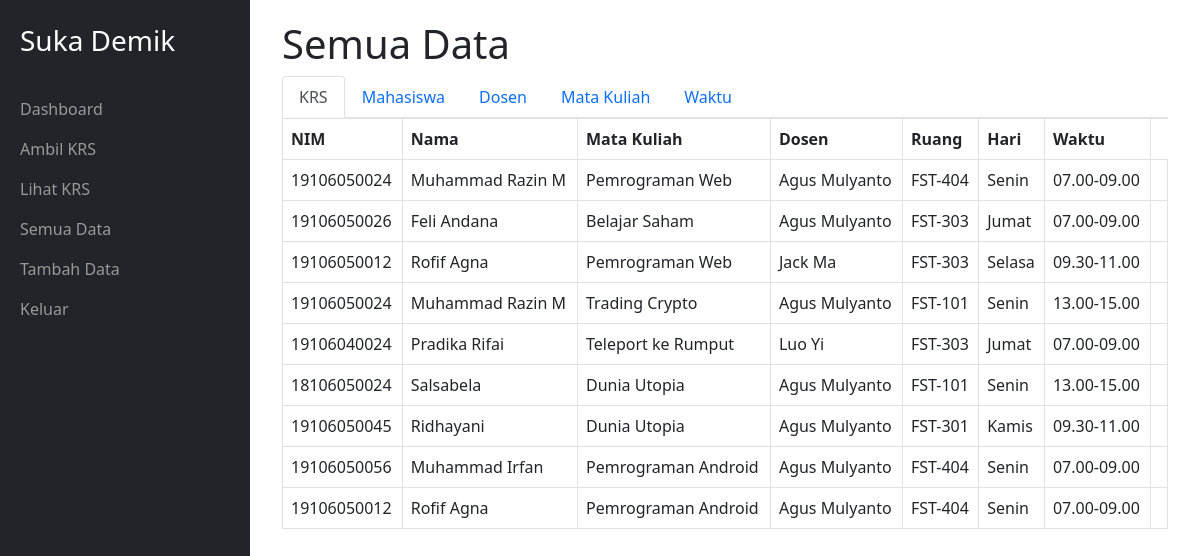
Screenshot of /data.php (signed in) with the database file from the repository.
### tables this page shows
CREATE TABLE `jadwal` (
  `id` bigint(20) NOT NULL,
  `nim` bigint(20) NOT NULL,
  `nid` bigint(20) NOT NULL,
  `idm` bigint(20) NOT NULL,
  `idw` bigint(20) NOT NULL
);

CREATE TABLE `mahasiswa` (
  `nim` bigint(20) NOT NULL,
  `nama_mhs` varchar(50) NOT NULL,
  `password` varchar(255) NOT NULL,
  `semester` int(11) NOT NULL,
  `jenkel` varchar(10) NOT NULL,
  `jurusan` varchar(50) NOT NULL
);

CREATE TABLE `matkul` (
  `idm` bigint(11) NOT NULL,
  `nid` bigint(20) NOT NULL,
  `idw` bigint(20) NOT NULL,
  `nama_mk` varchar(50) NOT NULL,
  `semester` int(11) NOT NULL,
  `sks` int(11) NOT NULL
);

CREATE TABLE `dosen` (
  `nid` bigint(20) NOT NULL,
  `nama_dsn` varchar(50) NOT NULL,
  `jenkel` varchar(10) NOT NULL
);

CREATE TABLE `waktu` (
  `idw` bigint(20) NOT NULL,
  `waktu` varchar(50) NOT NULL,
  `hari` varchar(50) NOT NULL,
  `ruangan` varchar(50) NOT NULL
);

### data.php (the view, shortened to what this page needs)
<?php
include 'include/header.php';
$krs = mysqli_query($mysqli, "SELECT
*
FROM jadwal
LEFT JOIN mahasiswa
ON jadwal.nim = mahasiswa.nim
LEFT JOIN dosen
ON jadwal.nid = dosen.nid
LEFT JOIN matkul
ON jadwal.idm = matkul.idm
LEFT JOIN waktu
ON jadwal.idw = waktu.idw;");
?>
<div id="page-content-wrapper">
    <div class="container-fluid">
        <div class="row">
            <div class="col-lg-12">
                <h1>Semua Data</h1>
                <ul class="nav nav-tabs" id="myTab" role="tablist">
                    <li class="nav-item">
                        <a class="nav-link active" id="krs-tab" data-toggle="tab" href="#krs" role="tab" aria-controls="krs" aria-selected="true">KRS</a>
                    </li>
                    <li class="nav-item">
                        <a class="nav-link" id="mahasiswa-tab" data-toggle="tab" href="#mahasiswa" role="tab" aria-controls="mahasiswa" aria-selected="false">Mahasiswa</a>
                    </li>
                    <li class="nav-item">
                        <a class="nav-link" id="dosen-tab" data-toggle="tab" href="#dosen" role="tab" aria-controls="dosen" aria-selected="false">Dosen</a>
                    </li>
                    <li class="nav-item">
                        <a class="nav-link" id="matkul-tab" data-toggle="tab" href="#matkul" role="tab" aria-controls="matkul" aria-selected="false">Mata Kuliah</a>
                    </li>
                    <li class="nav-item">
                        <a class="nav-link" id="waktu-tab" data-toggle="tab" href="#waktu" role="tab" aria-controls="waktu" aria-selected="false">Waktu</a>
                    </li>
                </ul>
                <div class="tab-content" id="myTabContent">
                    <div class="tab-pane fade show active" id="krs" role="tabpanel" aria-labelledby="krs-tab">
                        <table class="table table-bordered" cellspacing="0" width="100%">
                            <thead>
                                <tr>
                                    <th>NIM</th>
                                    <th>Nama</th>
                                    <th>Mata Kuliah</th>
                                    <th>Dosen</th>
                                    <th>Ruang</th>
                                    <th>Hari</th>
                                    <th>Waktu</th>
                                </tr>
                            </thead>
                            <tbody>
                                <?php
                                if ($krs->num_rows > 0) {
                                    while ($row = $krs->fetch_assoc()) {
                                        echo "
                                <tr>
                                <td>" . $row['nim'] . "</td>
                                <td>" . $row['nama_mhs'] . "</td>
                                <td>" . $row['nama_mk'] . "</td>
                                <td>" . $row['nama_dsn'] . "</td>
                                <td>" . $row['ruangan'] . "</td>
                                <td>" . $row['hari'] . "</td>
                                <td>" . $row['waktu'] . "</td>
                            <td></td>
                        </tr>";
                                    }
                                } else {
                                    echo "0 results";
                                }
                                ?>
                            </tbody>
                        </table>
                    </div>
                </div>
            </div>
        </div>
    </div>
</div>
<?php
include 'include/footer.php';
?>

### css/side.css (style rules this page uses)
body { overflow-x: hidden; }
#page-content-wrapper { width: 100%; position: absolute; padding: 15px; }
@media (min-width:768px) { #page-content-wrapper { padding: 20px; position: relative; } }

### rows the page displays
jadwal: nim.nim "19106050024", nim.nama_mhs "Muhammad Razin M", idm.nama_mk "Pemrograman Web", nid.nama_dsn "Agus Mulyanto", idw.ruangan "FST-404", idw.hari "Senin", idw.waktu "07.00-09.00"
jadwal: nim.nim "19106050026", nim.nama_mhs "Feli Andana", idm.nama_mk "Belajar Saham", nid.nama_dsn "Agus Mulyanto", idw.ruangan "FST-303", idw.hari "Jumat", idw.waktu "07.00-09.00"
jadwal: nim.nim "19106050012", nim.nama_mhs "Rofif Agna", idm.nama_mk "Pemrograman Web", nid.nama_dsn "Jack Ma", idw.ruangan "FST-303", idw.hari "Selasa", idw.waktu "09.30-11.00"
jadwal: nim.nim "19106050024", nim.nama_mhs "Muhammad Razin M", idm.nama_mk "Trading Crypto", nid.nama_dsn "Agus Mulyanto", idw.ruangan "FST-101", idw.hari "Senin", idw.waktu "13.00-15.00"
jadwal: nim.nim "19106040024", nim.nama_mhs "Pradika Rifai", idm.nama_mk "Teleport ke Rumput", nid.nama_dsn "Luo Yi", idw.ruangan "FST-303", idw.hari "Jumat", idw.waktu "07.00-09.00"
jadwal: nim.nim "18106050024", nim.nama_mhs "Salsabela", idm.nama_mk "Dunia Utopia", nid.nama_dsn "Agus Mulyanto", idw.ruangan "FST-101", idw.hari "Senin", idw.waktu "13.00-15.00"
jadwal: nim.nim "19106050045", nim.nama_mhs "Ridhayani", idm.nama_mk "Dunia Utopia", nid.nama_dsn "Agus Mulyanto", idw.ruangan "FST-301", idw.hari "Kamis", idw.waktu "09.30-11.00"
jadwal: nim.nim "19106050056", nim.nama_mhs "Muhammad Irfan", idm.nama_mk "Pemrograman Android", nid.nama_dsn "Agus Mulyanto", idw.ruangan "FST-404", idw.hari "Senin", idw.waktu "07.00-09.00"
jadwal: nim.nim "19106050012", nim.nama_mhs "Rofif Agna", idm.nama_mk "Pemrograman Android", nid.nama_dsn "Agus Mulyanto", idw.ruangan "FST-404", idw.hari "Senin", idw.waktu "07.00-09.00"
